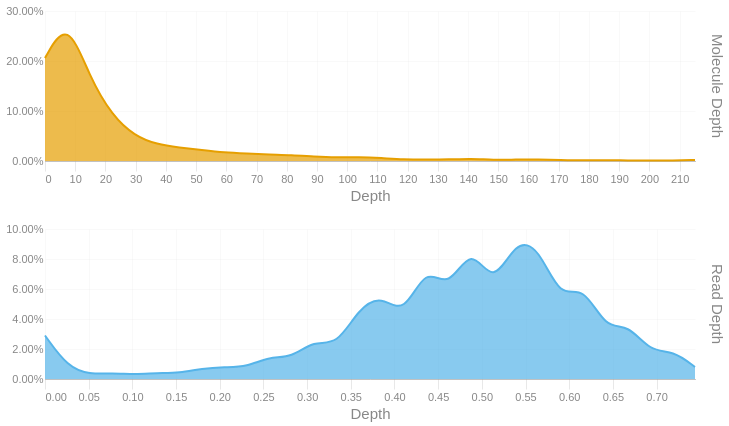

The notebook cell saved with this chart:
### Code cell
readdep = depth_hist(tb['Read Depth'], q99, 3)
readdep = readdep.with_columns(pl.lit('Read Depth').alias('Metric'))
if not SKIPLR:
    moldep = depth_hist(tb['Molecule Depth'], mol_q99, 1)
    moldep = moldep.with_columns(pl.lit('Molecule Depth').alias('Metric'))
    _hist = pl.concat([readdep, moldep])
    _hist = _hist.filter(pl.col('Proportion') != 0)
    with SafeRender(_hist):
        (
            alt.Chart(_hist)        
            .mark_area(interpolate = "basis")
            .encode(
                x=alt.X('Bin:Q').scale(domainMin=0).axis(alt.Axis(title='Depth')),
                y = alt.Y('Proportion:Q', title = None).axis(format = '.2%'),
                color = alt.Color('Metric:N').legend(None),
                row = alt.Row("Metric:N").header(title = None, labelOrient = 'right'),
                tooltip = [
                    alt.Tooltip("Metric:N", title = "Metric"),
                    alt.Tooltip('Interval:N', title = "Depth Interval"),
                    alt.Tooltip('Proportion:Q', title = "% Alignments").format('.2%')
                ]
            )
            .resolve_scale(x='independent', y='independent')
            .properties(
                height = 150, width = 650,
                usermeta={'embedOptions': {'downloadFileName': f'{samplename}.depth.hist'}}
            )
        ).display()
else:
    readdep = readdep.filter(pl.col('Proportion') != 0)
    with SafeRender(readdep):
        (
            alt.Chart(readdep)        
            .mark_area(interpolate = "basis")
            .encode(
                x=alt.X('Bin:Q').scale(domainMin=0).axis(alt.Axis(title='Depth')),
                y = alt.Y('Proportion:Q', title = None).axis(format = '.2%'),
                tooltip = [
                    alt.Tooltip('Interval:N', title = "Depth Interval"),
                    alt.Tooltip('Proportion:Q', title = "% Alignments").format('.2%')
                ]
            )
            .properties(
                usermeta={'embedOptions': {'downloadFileName': f'{samplename}.depth.hist'}}
            )
        ).display()

### Figure 1 — Vega-Lite specification as saved in the notebook (floating-point values rounded to 4 significant figures)
{"width": 650, "height": 150, "config": {"title": {"anchor": "start", "dy": -15, "fontSize": 18, "color": "#888888", "subtitleColor": "#888888", "subtitleFontSize": 14}, "arc": {"fill": "#0072B2"}, "axis": {"domainColor": "#888888", "domainWidth": 0.5, "gridWidth": 0.2, "grid": false, "titleFontWeight": 400, "titleFontSize": 15, "labelFontSize": 11, "labelColor": "#888888", "tickColor": "#888888", "tickWidth": 0.2, "titleColor": "#888888"}, "axisBand": {"grid": false}, "axisX": {"grid": true, "tickSize": 10, "domainCap": "round"}, "axisY": {"domain": false, "grid": true, "tickSize": 0, "domainCap": "round"}, "background": "transparent", "header": {"labelFontSize": 15, "labelColor": "#888888", "titleFontSize": 15, "titleFontWeight": 600, "titleColor": "#888888"}, "legend": {"labelFont": "sans-serif", "labelFontSize": 12, "labelColor": "#888888", "symbolSize": 100, "symbolType": "circle", "titleFontSize": 12, "titlePadding": 10, "titleColor": "#888888", "title": null}, "range": {"category": ["#E69F00", "#56B4E9", "#009E73", "#F0E442", "#0072B2", "#D55E00", "#CC79A7", "#000000"], "diverging": ["#cfe8f3", "#a2d4ec", "#73bfe2", "#46abdb", "#1696d2", "#12719e"]}, "area": {"fill": "#0072B2", "fillOpacity": 0.7, "line": true, "strokeOpacity": 0.7}, "line": {"color": "#0072B2", "stroke": "#0072B2", "strokeWidth": 2}, "trail": {"color": "#0072B2", "stroke": "#0072B2", "strokeWidth": 0, "size": 1}, "point": {"filled": true, "fillOpacity": 1.0, "size": 95}, "text": {"color": "#888888", "fontSize": 11, "align": "right", "fontWeight": 400, "size": 11}, "bar": {"fill": "#0072B2", "stroke": null}, "view": {"stroke": null, "continuousWidth": 660, "continuousHeight": 400}}, "data": {"name": "data-1c882f3758ee9796def8991591e08d64"}, "mark": {"type": "area", "interpolate": "basis"}, "encoding": {"color": {"field": "Metric", "legend": null, "type": "nominal"}, "row": {"field": "Metric", "header": {"title": null, "labelOrient": "right"}, "type": "nominal"}, "tooltip": [{"field": "Metric", "title": "Metric", "type": "nominal"}, {"field": "Interval", "title": "Depth Interval", "type": "nominal"}, {"field": "Proportion", "format": ".2%", "title": "% Alignments", "type": "quantitative"}], "x": {"axis": {"title": "Depth"}, "field": "Bin", "scale": {"domainMin": 0}, "type": "quantitative"}, "y": {"axis": {"format": ".2%"}, "field": "Proportion", "title": null, "type": "quantitative"}}, "resolve": {"scale": {"x": "independent", "y": "independent"}}, "usermeta": {"embedOptions": {"downloadFileName": "S3_Musquodoboit_599.depth.hist"}}, "$schema": "https://vega.github.io/schema/vega-lite/v6.1.0.json", "datasets": {"data-1c882f3758ee9796def8991591e08d64": [{"Bin": 0.0, "Interval": "0.0-0.026", "Proportion": 0.029, "Metric": "Read Depth"}, {"Bin": 0.026, "Interval": "0.026-0.051", "Proportion": 0.008, "Metric": "Read Depth"}, {"Bin": 0.051, "Interval": "0.051-0.077", "Proportion": 0.003, "Metric": "Read Depth"}, {"Bin": 0.077, "Interval": "0.077-0.103", "Proportion": 0.004, "Metric": "Read Depth"}, {"Bin": 0.103, "Interval": "0.103-0.128", "Proportion": 0.003, "Metric": "Read Depth"}, {"Bin": 0.128, "Interval": "0.128-0.154", "Proportion": 0.004, "Metric": "Read Depth"}, {"Bin": 0.154, "Interval": "0.154-0.18", "Proportion": 0.004, "Metric": "Read Depth"}, {"Bin": 0.18, "Interval": "0.18-0.205", "Proportion": 0.007, "Metric": "Read Depth"}, {"Bin": 0.205, "Interval": "0.205-0.231", "Proportion": 0.008, "Metric": "Read Depth"}, {"Bin": 0.231, "Interval": "0.231-0.257", "Proportion": 0.008, "Metric": "Read Depth"}, {"Bin": 0.257, "Interval": "0.257-0.282", "Proportion": 0.015, "Metric": "Read Depth"}, {"Bin": 0.282, "Interval": "0.282-0.308", "Proportion": 0.014, "Metric": "Read Depth"}, {"Bin": 0.308, "Interval": "0.308-0.334", "Proportion": 0.026, "Metric": "Read Depth"}, {"Bin": 0.334, "Interval": "0.334-0.359", "Proportion": 0.022, "Metric": "Read Depth"}, {"Bin": 0.359, "Interval": "0.359-0.385", "Proportion": 0.047, "Metric": "Read Depth"}, {"Bin": 0.385, "Interval": "0.385-0.411", "Proportion": 0.056, "Metric": "Read Depth"}, {"Bin": 0.411, "Interval": "0.411-0.436", "Proportion": 0.042, "Metric": "Read Depth"}, {"Bin": 0.436, "Interval": "0.436-0.462", "Proportion": 0.076, "Metric": "Read Depth"}, {"Bin": 0.462, "Interval": "0.462-0.488", "Proportion": 0.059, "Metric": "Read Depth"}, {"Bin": 0.488, "Interval": "0.488-0.513", "Proportion": 0.09, "Metric": "Read Depth"}, {"Bin": 0.513, "Interval": "0.513-0.539", "Proportion": 0.061, "Metric": "Read Depth"}, {"Bin": 0.539, "Interval": "0.539-0.565", "Proportion": 0.093, "Metric": "Read Depth"}, {"Bin": 0.565, "Interval": "0.565-0.59", "Proportion": 0.088, "Metric": "Read Depth"}, {"Bin": 0.59, "Interval": "0.59-0.616", "Proportion": 0.053, "Metric": "Read Depth"}, {"Bin": 0.616, "Interval": "0.616-0.642", "Proportion": 0.063, "Metric": "Read Depth"}, {"Bin": 0.642, "Interval": "0.642-0.667", "Proportion": 0.033, "Metric": "Read Depth"}, {"Bin": 0.667, "Interval": "0.667-0.693", "Proportion": 0.037, "Metric": "Read Depth"}, {"Bin": 0.693, "Interval": "0.693-0.719", "Proportion": 0.018, "Metric": "Read Depth"}, {"Bin": 0.719, "Interval": "0.719-0.744", "Proportion": 0.019, "Metric": "Read Depth"}, {"Bin": 0.744, "Interval": "0.744-0.77", "Proportion": 0.008, "Metric": "Read Depth"}, {"Bin": 0.0, "Interval": "0.0-7.4", "Proportion": 0.206, "Metric": "Molecule Depth"}, {"Bin": 7.4, "Interval": "7.4-14.8", "Proportion": 0.285, "Metric": "Molecule Depth"}, {"Bin": 14.8, "Interval": "14.8-22.3", "Proportion": 0.167, "Metric": "Molecule Depth"}, {"Bin": 22.3, "Interval": "22.3-29.7", "Proportion": 0.09, "Metric": "Molecule Depth"}, {"Bin": 29.7, "Interval": "29.7-37.1", "Proportion": 0.05, "Metric": "Molecule Depth"}, {"Bin": 37.1, "Interval": "37.1-44.5", "Proportion": 0.033, "Metric": "Molecule Depth"}, {"Bin": 44.5, "Interval": "44.5-51.9", "Proportion": 0.027, "Metric": "Molecule Depth"}, {"Bin": 51.9, "Interval": "51.9-59.3", "Proportion": 0.022, "Metric": "Molecule Depth"}, {"Bin": 59.3, "Interval": "59.3-66.8", "Proportion": 0.017, "Metric": "Molecule Depth"}, {"Bin": 66.8, "Interval": "66.8-74.2", "Proportion": 0.015, "Metric": "Molecule Depth"}, {"Bin": 74.2, "Interval": "74.2-81.6", "Proportion": 0.013, "Metric": "Molecule Depth"}, {"Bin": 81.6, "Interval": "81.6-89.0", "Proportion": 0.012, "Metric": "Molecule Depth"}, {"Bin": 89.0, "Interval": "89.0-96.4", "Proportion": 0.009, "Metric": "Molecule Depth"}, {"Bin": 96.4, "Interval": "96.4-103.9", "Proportion": 0.007, "Metric": "Molecule Depth"}, {"Bin": 103.9, "Interval": "103.9-111.3", "Proportion": 0.008, "Metric": "Molecule Depth"}, {"Bin": 111.3, "Interval": "111.3-118.7", "Proportion": 0.006, "Metric": "Molecule Depth"}, {"Bin": 118.7, "Interval": "118.7-126.1", "Proportion": 0.003, "Metric": "Molecule Depth"}, {"Bin": 126.1, "Interval": "126.1-133.5", "Proportion": 0.003, "Metric": "Molecule Depth"}, {"Bin": 133.5, "Interval": "133.5-140.9", "Proportion": 0.003, "Metric": "Molecule Depth"}, {"Bin": 140.9, "Interval": "140.9-148.4", "Proportion": 0.005, "Metric": "Molecule Depth"}, {"Bin": 148.4, "Interval": "148.4-155.8", "Proportion": 0.002, "Metric": "Molecule Depth"}, {"Bin": 155.8, "Interval": "155.8-163.2", "Proportion": 0.003, "Metric": "Molecule Depth"}, {"Bin": 163.2, "Interval": "163.2-170.6", "Proportion": 0.003, "Metric": "Molecule Depth"}, {"Bin": 170.6, "Interval": "170.6-178.0", "Proportion": 0.002, "Metric": "Molecule Depth"}, {"Bin": 178.0, "Interval": "178.0-185.5", "Proportion": 0.001, "Metric": "Molecule Depth"}, {"Bin": 185.5, "Interval": "185.5-192.9", "Proportion": 0.002, "Metric": "Molecule Depth"}, {"Bin": 192.9, "Interval": "192.9-200.3", "Proportion": 0.001, "Metric": "Molecule Depth"}, {"Bin": 200.3, "Interval": "200.3-207.7", "Proportion": 0.001, "Metric": "Molecule Depth"}, {"Bin": 207.7, "Interval": "207.7-215.1", "Proportion": 0.001, "Metric": "Molecule Depth"}, {"Bin": 215.1, "Interval": "215.1-222.55", "Proportion": 0.002, "Metric": "Molecule Depth"}]}}
